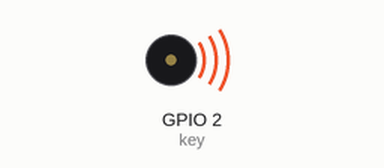
Recording of a program running on a simulated ESP32 board running MicroPython. Shown: buzzer (waves = sounding). The interpreter's speed is modelled, so counts of loop turns are approximate; what the program prints to the serial console is not drawn.

Above: at 0.16 s.
At 28.6 s:
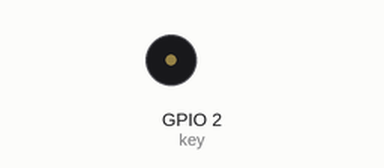
Timing chart, 0 to 40.0 s (numbered marks = the images above):
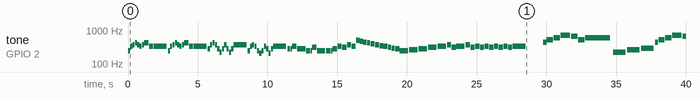

The program:

main.py
```python
from rtttl import RTTTL
from time import sleep_ms, sleep
from machine import Pin, PWM

PIN_D4     = 2
key = PWM(Pin(PIN_D4))

def play_tone(freq, msec):
  if freq > 0:
    key.freq(int(freq/4))       # Set frequency (divide by 4 because we can't go higher than 1000 Hz)
    key.duty(512)               # 50% duty cycle
  sleep_ms(int(0.9 * msec))     # Play for a number of msec
  key.duty(0)                   # Stop playing for gap between notes
  sleep_ms(int(0.1 * msec))     # Pause for a number of msec

while(True):
  with open('tunes.txt') as f:
    for song in f:
      print(song.split(":")[0])
      tune = RTTTL(song)
      for freq, msec in tune.notes():
        play_tone(freq, msec)
      sleep(1)
```

rtttl.py
```python
#!/usr/bin/env python3
#
# You can find a description of RTTTL here: https://en.wikipedia.org/wiki/Ring_Tone_Transfer_Language

NOTE = [
    440.0,	# A
    493.9,	# B or H
    261.6,	# C
    293.7,	# D
    329.6,	# E
    349.2,  # F
    392.0,	# G
    0.0,    # pad

    466.2,	# A#
    0.0,
    277.2,	# C#
    311.1,	# D#
    0.0,
    370.0,	# F#
    415.3,	# G#
    0.0,
]

class RTTTL:

    def __init__(self, tune):
        tune_pieces = tune.split(':')
        if len(tune_pieces) != 3:
            raise ValueError('tune should contain exactly 2 colons')
        self.tune = tune_pieces[2]
        self.tune_idx = 0
        self.parse_defaults(tune_pieces[1])

    def parse_defaults(self, defaults):
        # Example: d=4,o=5,b=140
        val = 0
        id = ' '
        for char in defaults:
            char = char.lower()
            if char.isdigit():
                val *= 10
                val += ord(char) - ord('0')
                if id == 'o':
                    self.default_octave = val
                elif id == 'd':
                    self.default_duration = val
                elif id == 'b':
                    self.bpm = val
            elif char.isalpha():
                id = char
                val = 0
        # 240000 = 60 sec/min * 4 beats/whole-note * 1000 msec/sec
        self.msec_per_whole_note = 240000.0 / self.bpm

    def next_char(self):
        if self.tune_idx < len(self.tune):
            char = self.tune[self.tune_idx]
            self.tune_idx += 1
            if char == ',':
                char = ' '
            return char
        return '|'

    def notes(self):
        """Generator which generates notes. Each note is a tuple where the
           first element is the frequency (in Hz) and the second element is
           the duration (in milliseconds).
        """
        while True:
            # Skip blank characters and commas
            char = self.next_char()
            while char == ' ':
                char = self.next_char()

            # Parse duration, if present. A duration of 1 means a whole note.
            # A duration of 8 means 1/8 note.
            duration = 0
            while char.isdigit():
                duration *= 10
                duration += ord(char) - ord('0')
                char = self.next_char()
            if duration == 0:
                duration = self.default_duration

            if char == '|': # marker for end of tune
                return

            note = char.lower()
            if note >= 'a' and note <= 'g':
                note_idx = ord(note) - ord('a')
            elif note == 'h':
                note_idx = 1    # H is equivalent to B
            else:
                note_idx = 7    # pause
            char = self.next_char()

            # Check for sharp note
            if char == '#':
                note_idx += 8
                char = self.next_char()

            # Check for duration modifier before octave
            # The spec has the dot after the octave, but some places do it
            # the other way around.
            duration_multiplier = 1.0
            if char == '.':
                duration_multiplier = 1.5
                char = self.next_char()

            # Check for octave
            if char >= '4' and char <= '7':
                octave = ord(char) - ord('0')
                char = self.next_char()
            else:
                octave = self.default_octave

            # Check for duration modifier after octave
            if char == '.':
                duration_multiplier = 1.5
                char = self.next_char()

            freq = NOTE[note_idx] * (1 << (octave - 4))
            msec = (self.msec_per_whole_note / duration) * duration_multiplier

            #print('note ', note, 'duration', duration, 'octave', octave, 'freq', freq, 'msec', msec)

            yield freq, msec
```

boot.py
```python
# This file is executed on every boot (including wake-boot from deepsleep)
import esp
esp.osdebug(None)
import uos, machine
#uos.dupterm(None, 1) # disable REPL on UART(0)
import gc
import webrepl
webrepl.start()
gc.collect()
```

Measured:
- by itself, tone on GPIO 2 (key): plays 246 Hz for 0.08 s, 246 Hz for 0.08 s, 329 Hz for 0.15 s, 370 Hz for 0.15 s, 415 Hz for 0.15 s, 370 Hz for 0.15 s … (111 notes in this stretch)
